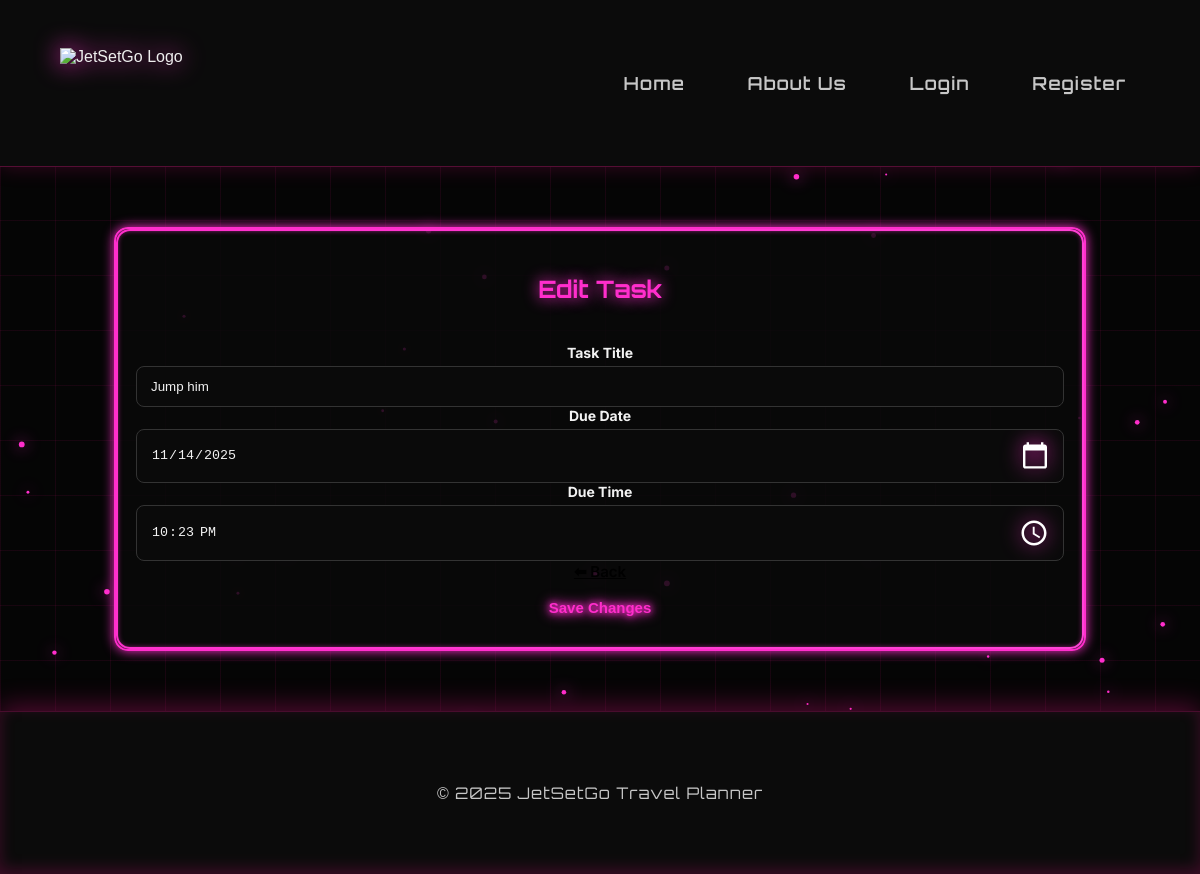
Screenshot of /edit/1 with the database file from the repository.
### app/models.py (models this page shows, shortened)
class Task(db.Model):
    __tablename__ = 'task'
    id = db.Column(db.Integer, primary_key=True)
    title = db.Column(db.String(100), nullable=False)
    due_date = db.Column(db.Date, nullable=True)
    due_time = db.Column(db.Time, nullable=True)
    status = db.Column(db.String(20), default="Pending")
    user_id = db.Column(db.Integer, db.ForeignKey('user.id'))

### app/routes/tasks.py (the view, shortened to what this page needs)
@tasks_bp.route('/edit/<int:task_id>', methods = ["GET", "POST"])
def edit_task(task_id):     # Edit task details, called when user submits the edit form
    task = Task.query.get(task_id)      # Get task by ID
    return render_template('edit_task.html', task=task)   # Render edit_task.html template with the task details

### app/templates/edit_task.html (shortened to what this page needs)
{% extends 'base.html' %}
{% block content %}
<div class="container mt-5">
    <div class="card shadow-sm p-4">
        <h2 class="mb-4 text-center">Edit Task</h2>
        <form method="POST" action="{{ url_for('tasks.edit_task', task_id=task.id) }}">
            <div class="mb-3">
                <label for="title" class="form-label"><b>Task Title</b></label>
                <input
                    type="text"
                    class="form-control"
                    id="title"
                    name="title"
                    value="{{ task.title }}"
                    required>
            </div>
            <div class="mb-3">
                <label for="due_date" class="form-label"><b>Due Date</b></label>
                <input
                    type="date"
                    class="form-control"
                    id="due_date"
                    name="due_date"
                    value="{{ task.due_date.strftime('%Y-%m-%d') if task.due_date else '' }}">
            </div>
            <div class="mb-3">
                <label for="due_time" class="form-label"><b>Due Time</b></label>
                <input
                    type="time"
                    class="form-control"
                    id="due_time"
                    name="due_time"
                    value="{{ task.due_time.strftime('%H:%M') if task.due_time else '' }}">
            </div>
            <div class="d-flex justify-content-between mt-4">
                <a href="{{ url_for('tasks.view_tasks') }}" class="btn btn-secondary">⬅ Back</a>
                <button type="submit" class="btn btn-primary">Save Changes</button>
            </div>
        </form>
    </div>
</div>
{% endblock %}

### app/static/css/style.css (style rules this page uses)
:root { --bg-color: #000000; --text-color: #f2f2f2; --soft-text: #c7c7c7; --card-bg: rgba(10, 10, 10, 0.8); --border-color: #ff2ecc; --neon-pink: #ff2ecc; --neon-hover: #ff5be0; }
body { background: var(--bg-color); color: var(--text-color); font-family: "Inter", sans-serif; margin: 0; padding: 0; opacity: 0; animation: fadeIn 0.9s ease-out forwards; }
a { transition: opacity 0.3s ease; }
.container { width: 90%; max-width: 1150px; margin: auto; }
body::before { content: ""; position: fixed; top: 0; left: 0; width: 100%; height: 100%; background-image: linear-gradient(rgba(255, 20, 147, 0.08) 1px, transparent 1px), linear-gradient(90deg, rgba(255, 20, 147, 0.08) 1px, transparent 1px); background-size: 55px 55px; animation: gridMove 32s linear infinite; z-index: -3; pointer-events: none !important; }
label { font-size: 14px; margin-bottom: 5px; display: block; position: relative; z-index: 20; }
input { width: 100%; padding: 12px 14px; border-radius: 8px; background: #0a0a0a; color: var(--text-color); border: 1px solid #333; box-sizing: border-box; transition: 0.2s ease; position: relative; z-index: 20; }
input[type="date"], input[type="time"] { appearance: auto; -webkit-appearance: auto; background: #0a0a0a; color: var(--text-color); border: 1px solid #333; padding: 12px 14px; border-radius: 8px; position: static; z-index: auto; }
.btn { width: 100%; padding: 12px 0; background: var(--neon-pink); color: #000; border: none; font-weight: 600; font-size: 16px; margin-top: 10px; border-radius: 8px; cursor: pointer; transition: 0.25s ease; box-shadow: 0 0 12px var(--neon-pink); position: relative; z-index: 20; }
.card { background: rgba(10, 10, 10, 0.85); border: 2px solid var(--neon-pink); border-radius: 14px; padding: 25px 20px; text-align: center; color: var(--text-color); font-family: "Inter", sans-serif; text-decoration: none; box-shadow: 0 0 12px var(--neon-pink), inset 0 0 6px var(--neon-pink); transition: 0.3s ease, transform 0.25s ease; position: relative; overflow: hidden; }
.card::before { content: ""; position: absolute; inset: 0; border-radius: 14px; padding: 2px; background: linear-gradient(120deg, #ff2ecc, #ff5be0, #ff2ecc); background-size: 400% 400%; animation: gradientMove 6s infinite linear; -webkit-mask: linear-gradient(#000 0 0) content-box, linear-gradient(#000 0 0); -webkit-mask-composite: xor; mask-composite: exclude; z-index: 1; }
.container { max-width: 1200px; margin: auto; padding: 30px 15px; position: relative; z-index: 10; }
.container h2 { color: var(--neon-pink); text-align: center; font-family: "Orbitron", sans-serif; text-shadow: 0 0 15px var(--neon-pink); margin-bottom: 40px; }
.card .btn { background: transparent !important; border-radius: 8px; font-weight: 600; padding: 8px 16px; font-size: 15px; transition: 0.25s ease; border: 2px solid transparent; box-shadow: none !important; }
.card .btn-primary { border-color: var(--neon-pink); color: var(--neon-pink) !important; text-shadow: 0 0 6px var(--neon-pink); filter: drop-shadow(0 0 6px var(--neon-pink)); }
.btn-primary { background: var(--neon-pink) !important; color: #000 !important; border: none !important; box-shadow: 0 0 12px var(--neon-pink); }
body { background: #050505; color: #eee; font-family: 'Poppins', sans-serif; }
input[type="date"], input[type="time"] { appearance: auto; -webkit-appearance: auto; position: static; z-index: auto; background: #0a0a0a; color: var(--text-color); }
.btn, .btn-small, .btn-clear { padding: 10px 18px; border: none; border-radius: 8px; background: var(--neon-pink); color: #000; cursor: pointer; font-weight: bold; transition: 0.2s ease; }

### rows the page displays
Task: title "Jump him", due_date "11/14/2025", due_time "22:23"

### other values shown
{{ 2025 }} "2025"
